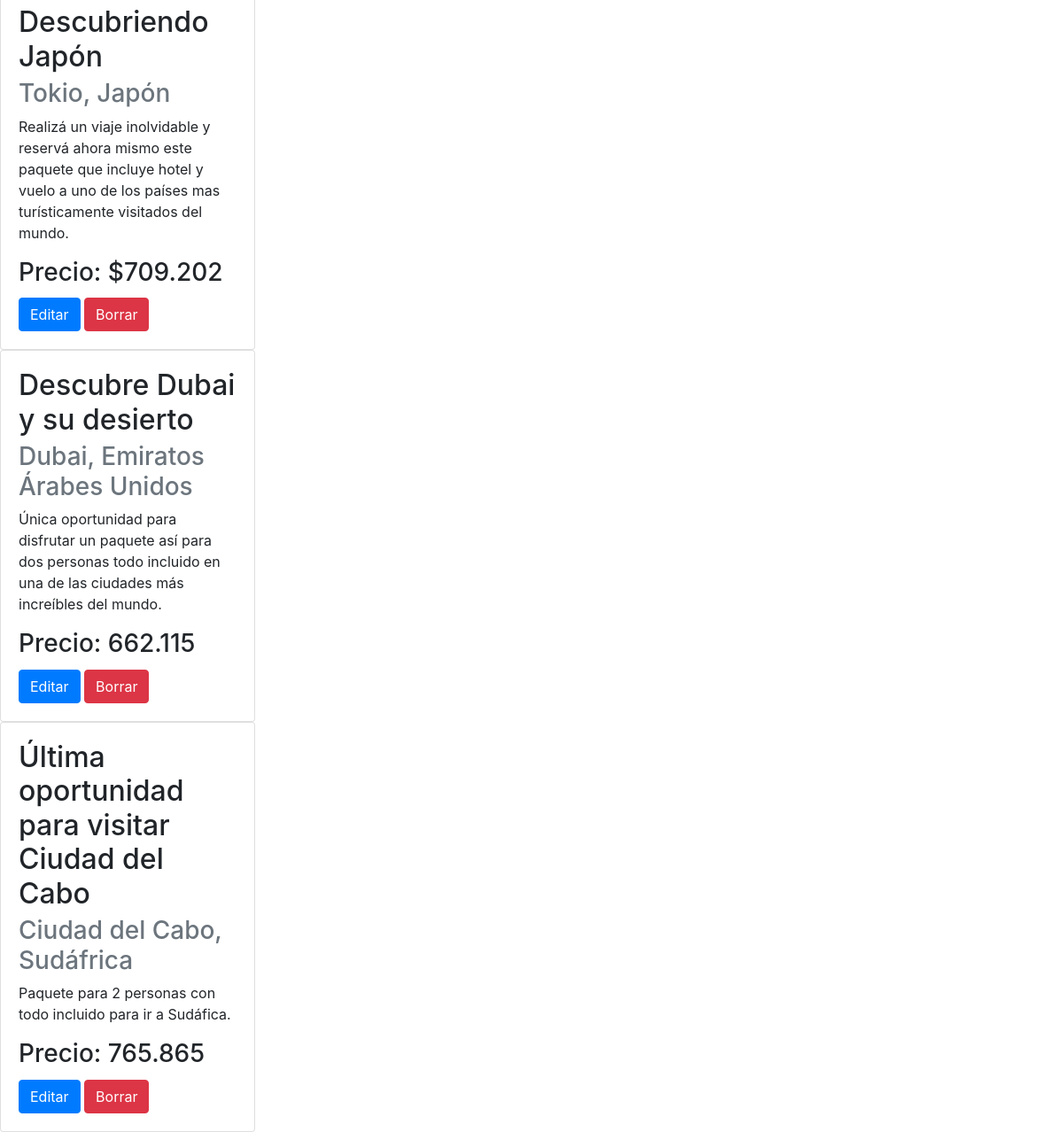
Before: /info/viajes-paquetes/ (lower part) with the older database file.
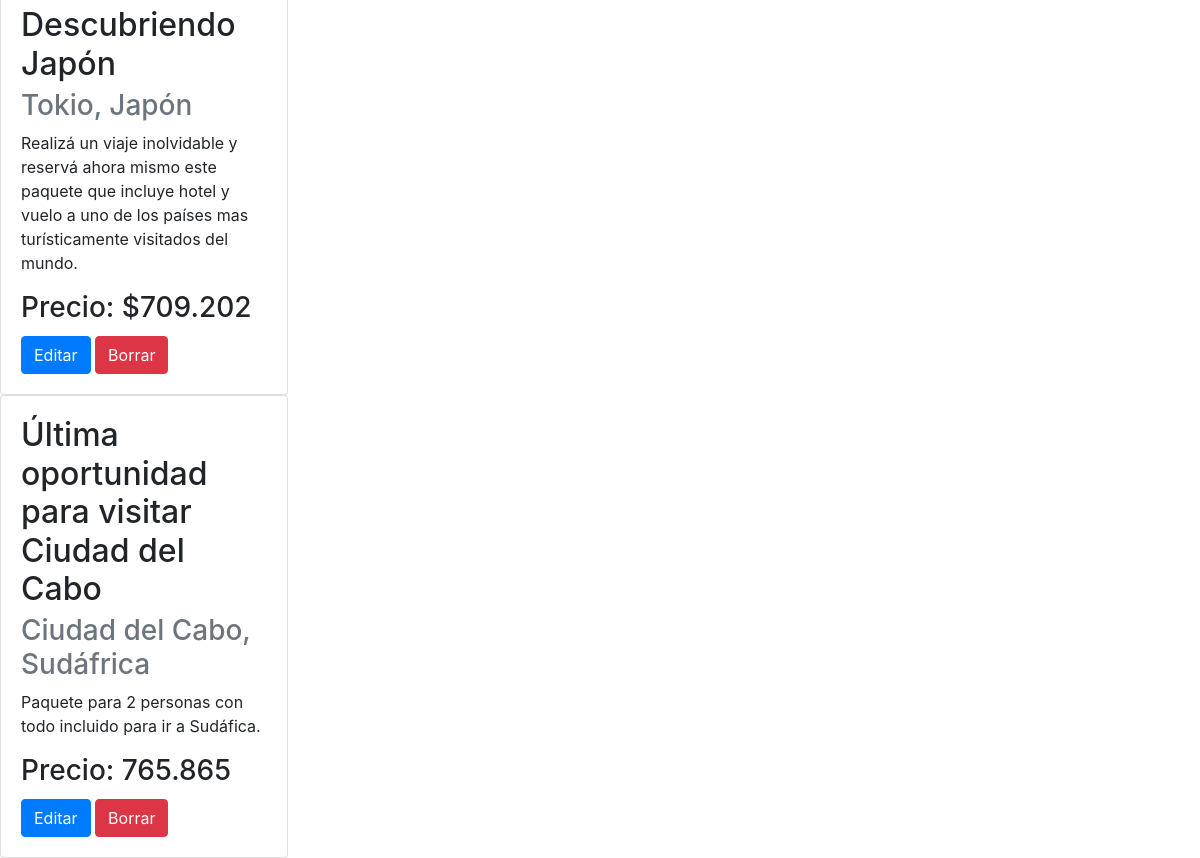
After: the same page with the newer database file.
### viajes/models.py (models this page shows, shortened)
class Paquete(models.Model):
    name = models.CharField(max_length=200)
    location = models.TextField()
    description = models.TextField()
    price= models.FloatField()

### viajes/views.py (the view)
# urls.py: path("viajes-paquetes/",verPaquetes),
def verPaquetes(request):
    paquetes = Paquete.objects.all()
    return render(request,"paquete.html",context={"paquetes" : paquetes})

### template/paquete.html (shortened to what this page needs)
{%  extends "template/base.html" %}
{% block contenidoquecambia %}
<!DOCTYPE html>
<html lang="en">
<head>
</head>
<body>
    {% for paquete in paquetes %}
    <div class="card" style="width: 18rem;">
        <div class="card-body">
        <h2 class="card-title">{{paquete.name}}</h2>
        <h3 class="card-subtitle mb-2 text-muted">{{paquete.location}}</h3>
        <p class="card-text">{{paquete.description}}</p>
        <h3 class="card-title">Precio: {{paquete.price}}</h3>
        <a href="#" class="btn btn-primary">Editar</a>
        <a href="/info/delete-paquete/{{ paquete.id }}/" class="btn btn-danger">Borrar</a>
        </div>
    </div>
    {% endfor %}
</body>
</html>
{% endblock  %}

Changed rows visible on the page:
removed Paquete: name "Descubre Dubai y su desierto", location "Dubai, Emiratos Árabes Unidos", description "Única oportunidad para disfrutar un paquete así para dos personas todo incluido en una de las ciudades más increíbles del mundo.", price "662.115"
